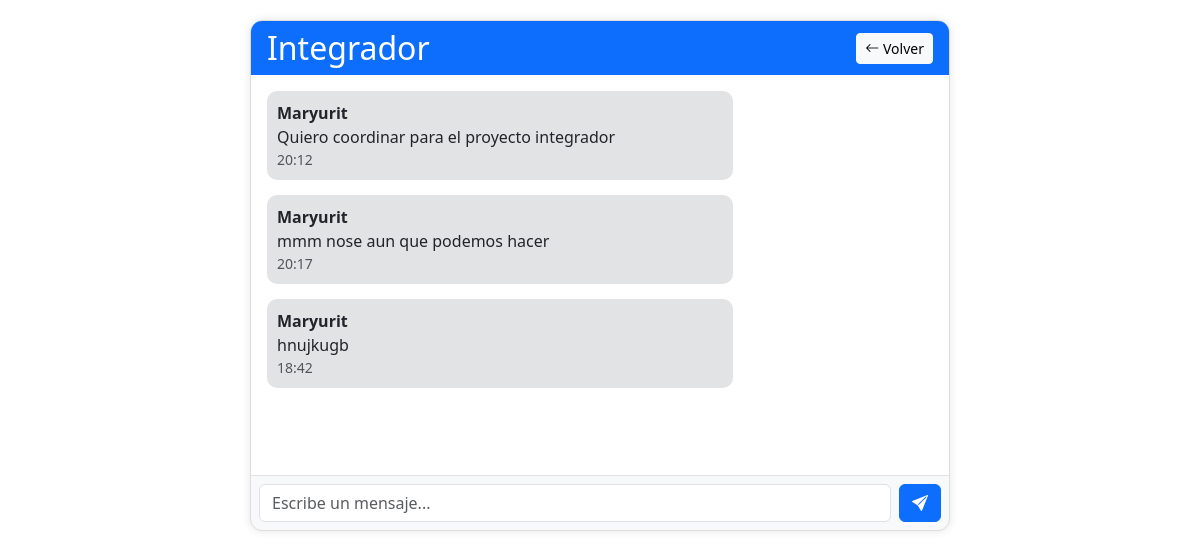
The page /chat/1/ (signed in) on the database its author committed.
### chat/models.py (models this page shows, shortened)
class Sala(models.Model):
    nombre = models.CharField(max_length=100)
    es_privada = models.BooleanField(default=False)
    participantes = models.ManyToManyField(settings.AUTH_USER_MODEL, related_name='salas')

class Mensaje(models.Model):
    sala = models.ForeignKey(Sala, on_delete=models.CASCADE, related_name='mensajes')
    remitente = models.ForeignKey(settings.AUTH_USER_MODEL, on_delete=models.CASCADE)
    contenido = models.TextField()
    timestamp = models.DateTimeField(auto_now_add=True)

### usuarios/models.py (models this page shows, shortened)
class Usuario(AbstractUser):
    nombre = models.CharField(max_length=75, verbose_name="Nombre")
    fecha_nacimiento = models.DateField(null=True, blank=True, verbose_name="Fecha de nacimiento")
    telefono = models.CharField(max_length=20, blank=True, verbose_name="Teléfono")
    direccion = models.CharField(max_length=255, blank=True, verbose_name="Dirección")
    class Meta:
        verbose_name = "User"
        verbose_name_plural = "Users"
    pass

### chat/views.py (the view, shortened to what this page needs)
# urls.py: path('<int:pk>/', detalle_sala_view, name='detalle_sala'),
@login_required
def detalle_sala_view(request, pk):
    sala = get_object_or_404(Sala, pk=pk)
    if request.user not in sala.participantes.all():
        return redirect('salas')
    mensajes = sala.mensajes.order_by('timestamp')
    return render(request, 'chat/detalle_sala.html', {
        'sala': sala,
        'mensajes': mensajes
    })

### chat/templates/chat/detalle_sala.html (shortened to what this page needs)
{% load static %}
<!DOCTYPE html>
<html lang="es">
<head>
  <link rel="stylesheet" href="{% static 'css/chat.css' %}">
  <link href="https://cdn.jsdelivr.net/npm/bootstrap@5.3.3/dist/css/bootstrap.min.css" rel="stylesheet">
  <link href="https://cdn.jsdelivr.net/npm/bootstrap-icons@1.10.5/font/bootstrap-icons.css" rel="stylesheet">
</head>
<body>
  <div class="chat-container">
    <header class="chat-header d-flex justify-content-between align-items-center px-3 py-2 bg-primary text-white">
      <h2 class="m-0">{{ sala.nombre }}</h2>
      <a class="btn btn-light btn-sm" href="{% url 'salas' %}"><i class="bi bi-arrow-left"></i> Volver</a>
    </header>
    <div class="chat-messages p-3" id="chat-messages">
      {% for mensaje in mensajes %}
        <div class="message {% if mensaje.remitente == request.user %}sent{% else %}received{% endif %}">
          <div class="message-user fw-bold">{{ mensaje.remitente.username }}</div>
          <div class="message-content">{{ mensaje.contenido }}</div>
          <div class="message-time small text-muted">{{ mensaje.timestamp|date:"H:i" }}</div>
        </div>
      {% endfor %}
    </div>
    <form method="post" class="chat-form d-flex border-top p-2">
      <input type="text" name="contenido" class="form-control me-2" placeholder="Escribe un mensaje..." autocomplete="off" required>
      <button type="submit" class="btn btn-primary"><i class="bi bi-send-fill"></i></button>
    </form>
  </div>
</body>
</html>

### chat/static/css/chat.css (style rules this page uses)
.chat-container { max-width: 700px; margin: 20px auto; border: 1px solid #ddd; border-radius: 12px; overflow: hidden; box-shadow: 0 0 10px rgba(0,0,0,0.1); background-color: #f8f9fa; }
.chat-header { background-color: #007bff; color: white; }
.chat-messages { height: 400px; overflow-y: auto; background: #ffffff; padding: 1rem; }
.message { margin-bottom: 15px; padding: 10px; border-radius: 10px; max-width: 70%; }
.message.received { background-color: #e2e3e5; margin-right: auto; text-align: left; }
.message-user { font-weight: 600; }
.chat-form input[type="text"] { flex: 1; }

### rows shown on the page
Sala: nombre "Integrador"
Mensaje: remitente.username "Maryurit", contenido "Quiero coordinar para el proyecto integrador", timestamp "20:12"
Mensaje: remitente.username "Maryurit", contenido "mmm nose aun que podemos hacer", timestamp "20:17"
Mensaje: remitente.username "Maryurit", contenido "hnujkugb", timestamp "18:42"
